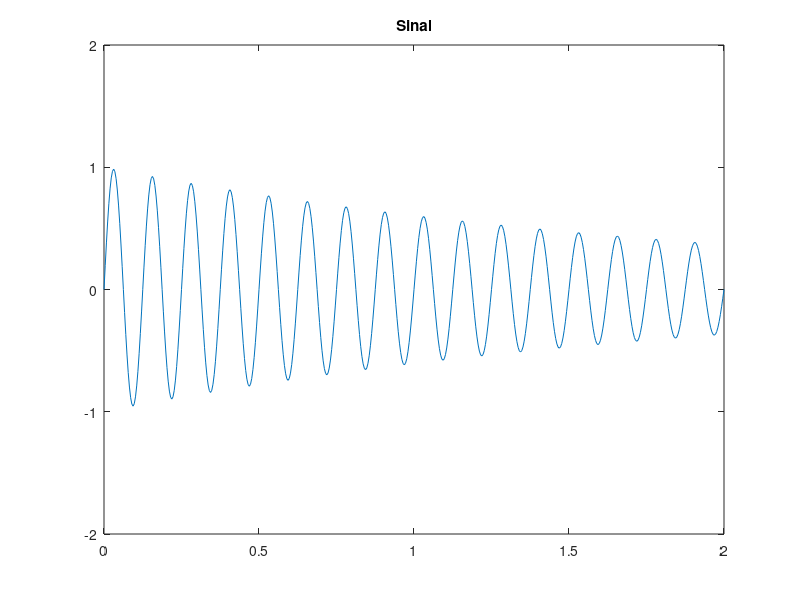
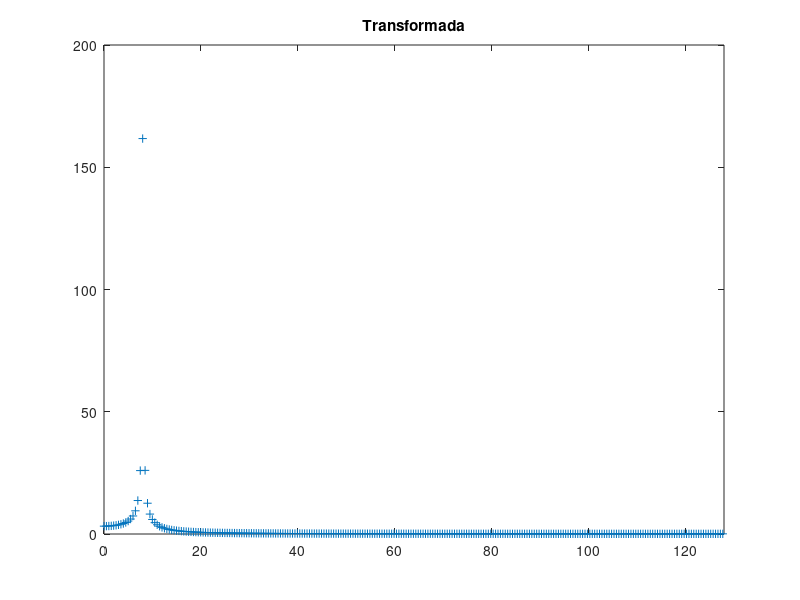

Recreate these plots in MATLAB, in order.
clc; clear; close all;
% FFT of FID slide 3
F=8;
SR=256;
t2=2;
dt=1/SR;
t = 0:dt:2;
s = sin(2*pi*F*t).*exp(-t/t2);
figure();
plot(t,s); title('Sinal');
axis([0 2 -2 2]);

% Transformada
S = fft(s);
fmax=length(S);
df=(1/dt)/length(S);
freq=(0:length(S)-1)*df; % Definir o eixo das frequências
figure();
plot(freq,abs(S), Marker='+'); title('Transformada');
xlim([0 (1/dt)/2]);
ylim([0 200]);